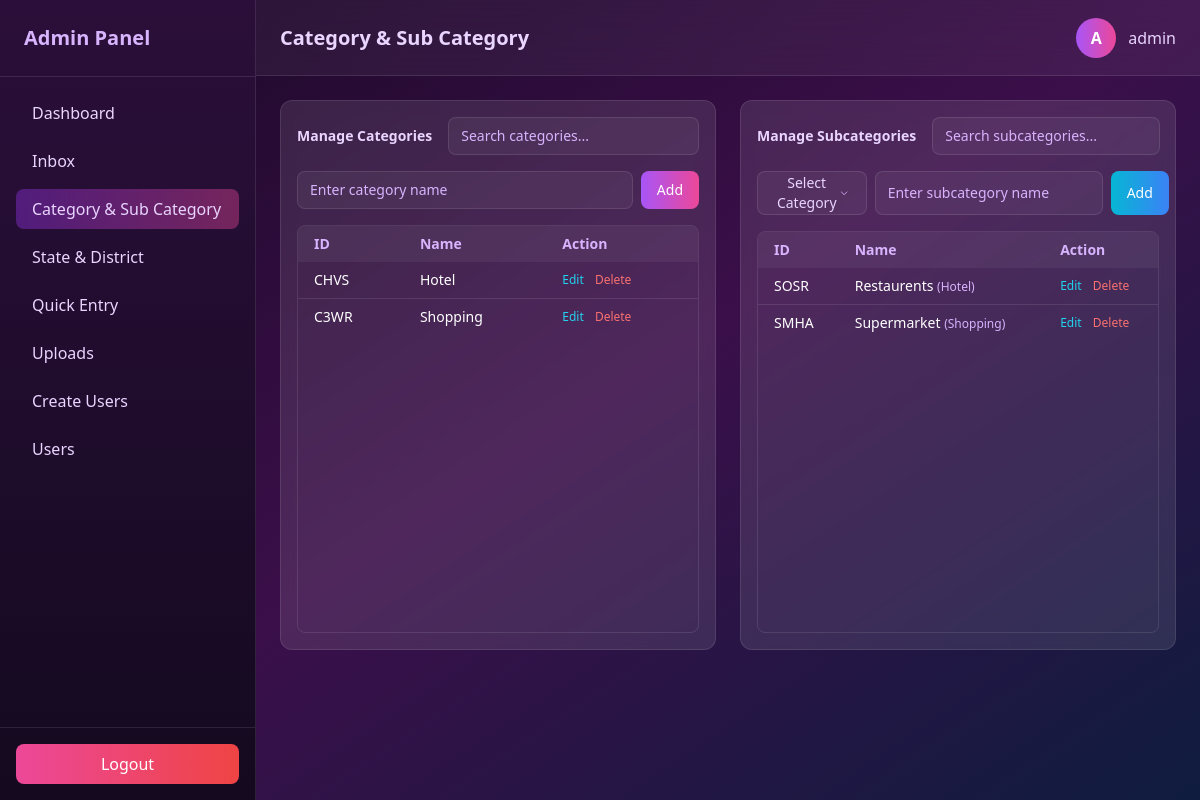
Page /category/ (signed in) on the committed database.
### data/models.py (models this page shows, shortened)
class Category(models.Model):
    id = models.CharField(
        max_length=5,  # C + 4 chars max
        primary_key=True,
        editable=False
    )
    name = models.CharField(max_length=100)
    created_at = models.DateTimeField(auto_now_add=True)

class Subcategory(models.Model):
    id = models.CharField(
        max_length=5,  # S + 4 chars max
        primary_key=True,
        editable=False
    )
    category = models.ForeignKey(
        Category,
        on_delete=models.CASCADE,
        related_name="subcategories"
    )
    name = models.CharField(max_length=100)
    created_at = models.DateTimeField(auto_now_add=True)

### data/views.py (the view, shortened to what this page needs)
# urls.py: path('category/', category, name='category'),
@never_cache
@login_required(login_url='/login/')
@user_passes_test(lambda u: u.is_superuser)
def category(request):
    categories = Category.objects.order_by("-created_at")
    subcategories = Subcategory.objects.select_related("category").order_by("-created_at")
    edit_category = None
    edit_subcategory = None
    if "edit_category" in request.GET:
        edit_category = get_object_or_404(Category, id=request.GET.get("edit_category"))
    if "edit_subcategory" in request.GET:
        edit_subcategory = get_object_or_404(Subcategory, id=request.GET.get("edit_subcategory"))
    if "delete_category" in request.GET:
        get_object_or_404(Category, id=request.GET.get("delete_category")).delete()
        return redirect("category")
    if "delete_subcategory" in request.GET:
        get_object_or_404(Subcategory, id=request.GET.get("delete_subcategory")).delete()
        return redirect("category")
    return render(
        request,
        "category.html",
        {
            "categories": categories,
            "subcategories": subcategories,
            "edit_category": edit_category,
            "edit_subcategory": edit_subcategory,
        },
    )

### data/templates/category.html (shortened to what this page needs)
<!DOCTYPE html>
<html lang="en">
<head>
  <script src="https://cdn.tailwindcss.com"></script>
</head>
<body class="min-h-screen flex text-white
bg-gradient-to-br from-[#1a0826] via-[#3b0f4a] to-[#0f1c3f]">
<aside class="w-64 hidden md:flex flex-col h-screen sticky top-0
bg-gradient-to-b from-[#2b0f3a] to-[#14091f]
border-r border-white/10">
  <div class="p-6 text-xl font-bold text-purple-300 border-b border-white/10">
    Admin Panel
  </div>
  <nav class="flex-1 p-4 space-y-2 text-purple-200">
    <a href="{% url 'dashboard' %}" class="flex items-center gap-3 px-4 py-2 rounded-lg hover:bg-white/10">
      Dashboard
    </a>
      <a href="{% url 'inbox' %}" class="flex items-center gap-3 px-4 py-2 rounded-lg hover:bg-white/10">
     Inbox
    </a>
    <a href="{% url 'category' %}" class="flex items-center gap-3 px-4 py-2 rounded-lg
              bg-gradient-to-r from-purple-600/40 to-pink-500/40">
      Category & Sub Category
    </a>
    <a href="{% url 'state_district' %}" class="flex items-center gap-3 px-4 py-2 rounded-lg hover:bg-white/10">
     State & District
    </a>
    <a href="{% url 'data' %}" class="flex items-center gap-3 px-4 py-2 rounded-lg hover:bg-white/10">
     Quick Entry
    </a>
      <a href="{% url 'data_list' %}" class="flex items-center gap-3 px-4 py-2 rounded-lg hover:bg-white/10">
    Uploads
    </a>
      <a href="{% url 'usercreate' %}" class="flex items-center gap-3 px-4 py-2 rounded-lg hover:bg-white/10">
   Create Users
    </a>
       <a href="{% url 'userlist' %}" class="flex items-center gap-3 px-4 py-2 rounded-lg hover:bg-white/10">
   Users
    </a>
  </nav>
  <div class="p-4 border-t border-white/10">
    <a href="{% url 'superuser_logout' %}"
       class="block text-center bg-gradient-to-r from-pink-500 to-red-500
              text-white py-2 rounded-lg hover:opacity-90">
      Logout
    </a>
  </div>
</aside>
<div class="flex-1 flex flex-col">
<header class="px-6 h-[4.78rem] flex justify-between items-center
sticky top-0 z-40
bg-white/5 backdrop-blur-xl border-b border-white/10">
  <h1 class="text-xl font-semibold text-purple-200">Category & Sub Category</h1>
  <div class="flex items-center gap-3">
    <div class="w-10 h-10 rounded-full
                bg-gradient-to-r from-purple-500 to-pink-500
                flex items-center justify-center font-bold">
      {{ request.user.username|first|upper }}
    </div>
    <span class="text-purple-200 font-medium">
      {{ request.user.username }}
    </span>
  </div>
</header>
<main class="p-6 space-y-6">
<div class="grid grid-cols-1 lg:grid-cols-2 gap-6">
<div class="bg-white/10 backdrop-blur rounded-xl border border-white/10 p-4
            h-[550px] flex flex-col">
  <div class="flex items-center justify-between gap-4 mb-4">
  <h2 class="text-sm font-semibold text-purple-200 whitespace-nowrap">
    Manage Categories
  </h2>
  <input
    type="text"
    placeholder="Search categories..."
    onkeyup="filterTable(this, 'categoryTable')"
    class="w-64 bg-white/5 border border-white/10 rounded-lg
           px-3 py-2 text-sm text-white placeholder-purple-300
           focus:outline-none focus:ring-2 focus:ring-purple-500">
</div>
  <form method="POST" class="flex gap-2 mb-4">
    <input
      name="name"
      value="{{ edit_category.name|default:'' }}"
      placeholder="Enter category name"
      required
      class="flex-1 bg-white/5 border border-white/10 rounded-lg px-3 py-2
             text-sm text-white placeholder-purple-300
             focus:outline-none focus:ring-2 focus:ring-purple-500">
    <button
      class="px-4 py-2 rounded-lg text-sm font-medium
             bg-gradient-to-r from-purple-500 to-pink-500">
      {% if edit_category %}Update{% else %}Add{% endif %}
    </button>
  </form>
  <div class="flex-1 overflow-y-auto hide-scrollbar
              rounded-lg border border-white/10">
    <table class="w-full text-sm" id="categoryTable">
      <thead class="bg-white/5 text-purple-300 sticky top-0">
        <tr>
          <th class="px-4 py-2 text-left">ID</th>
          <th class="px-4 py-2 text-left">Name</th>
          <th class="px-4 py-2 text-left">Action</th>
        </tr>
      </thead>
      <tbody class="divide-y divide-white/10">
        {% for cat in categories %}
        <tr class="hover:bg-white/5">
          <td class="px-4 py-2">{{ cat.id }}</td>
          <td class="px-4 py-2">{{ cat.name }}</td>
          <td class="px-4 py-2 space-x-2 text-xs">
            <a href="javascript:void(0)"
   onclick="openCategoryEdit('{{ cat.id }}','{{ cat.name }}')"
   class="text-cyan-400">
   Edit
</a>
            <a href="?delete_category={{ cat.id }}" class="text-red-400">Delete</a>
          </td>
        </tr>
        {% empty %}
        <tr>
          <td colspan="3" class="px-4 py-4 text-center text-purple-300">
            No categories
          </td>
        </tr>
        {% endfor %}
      </tbody>
    </table>
  </div>
</div>
<div class="bg-white/10 backdrop-blur rounded-xl border border-white/10 p-4
            h-[550px] flex flex-col">
  <div class="flex items-center justify-between gap-4 mb-4">
  <h2 class="text-sm font-semibold text-purple-200 whitespace-nowrap">
    Manage Subcategories
  </h2>
  <input
    type="text"
    placeholder="Search subcategories..."
    onkeyup="filterTable(this, 'subcategoryTable')"
    class="w-64 bg-white/5 border border-white/10 rounded-lg
           px-3 py-2 text-sm text-white placeholder-purple-300
           focus:outline-none focus:ring-2 focus:ring-cyan-500">
</div>
<form method="POST"
      class="flex gap-2 mb-4"
      onsubmit="return validateSubcategoryForm()">
  <div class="relative w-full" id="categoryDropdown">
    <button
      type="button"
      onclick="toggleDropdown('category')"
      class="w-full h-11 flex items-center justify-between
             bg-white/5 border border-white/10 rounded-lg
             px-4 text-sm text-purple-200
             focus:outline-none focus:ring-2 focus:ring-purple-500">
      <span id="categorySelected">Select Category</span>
      <svg class="w-4 h-4 text-purple-300 transition-transform"
           id="categoryArrow"
           fill="none" stroke="currentColor" stroke-width="2"
           viewBox="0 0 24 24">
        <path d="M19 9l-7 7-7-7"/>
      </svg>
    </button>
  </div>
  <input
    name="name"
    value="{{ edit_subcategory.name|default:'' }}"
    placeholder="Enter subcategory name"
    required
    class="flex-1 bg-white/5 border border-white/10 rounded-lg px-3 py-2
           text-sm text-white placeholder-purple-300
           focus:outline-none focus:ring-2 focus:ring-cyan-500">
  <button
    class="px-4 py-2 rounded-lg text-sm font-medium
           bg-gradient-to-r from-cyan-500 to-blue-500">
    {% if edit_subcategory %}Update{% else %}Add{% endif %}
  </button>
</form>
  <div class="flex-1 overflow-y-auto hide-scrollbar
              rounded-lg border border-white/10">
    <table class="w-full text-sm" id="subcategoryTable">
      <thead class="bg-white/5 text-purple-300 sticky top-0">
        <tr>
          <th class="px-4 py-2 text-left">ID</th>
          <th class="px-4 py-2 text-left">Name</th>
          <th class="px-4 py-2 text-left">Action</th>
        </tr>
      </thead>
      <tbody class="divide-y divide-white/10">
        {% for sub in subcategories %}
        <tr class="hover:bg-white/5">
          <td class="px-4 py-2">{{ sub.id }}</td>
          <td class="px-4 py-2">
            {{ sub.name }}
            <span class="text-xs text-purple-300">
              ({{ sub.category.name }})
            </span>
          </td>
          <td class="px-4 py-2 space-x-2 text-xs">
            <a href="javascript:void(0)"
   onclick="openSubcategoryEdit(
     '{{ sub.id }}',
     '{{ sub.name }}',
     '{{ sub.category.id }}'
   )"
   class="text-cyan-400">
   Edit
</a>
            <a href="?delete_subcategory={{ sub.id }}" class="text-red-400">Delete</a>
          </td>
        </tr>
        {% empty %}
        <tr>
          <td colspan="3" class="px-4 py-4 text-center text-purple-300">
            No subcategories
          </td>
        </tr>
        {% endfor %}
      </tbody>
    </table>
  </div>
</div>
</div>
</main>
</div>
</body>
</html>

### rows in the picture
Category: id "CHVS", name "Hotel"
Category: id "C3WR", name "Shopping"
Subcategory: id "SOSR", name "Restaurents", category.name "Hotel"
Subcategory: id "SMHA", name "Supermarket", category.name "Shopping"

### other values in the picture
{{ request.user.username|first|upper }} "A"
{{ request.user.username }} "admin"
